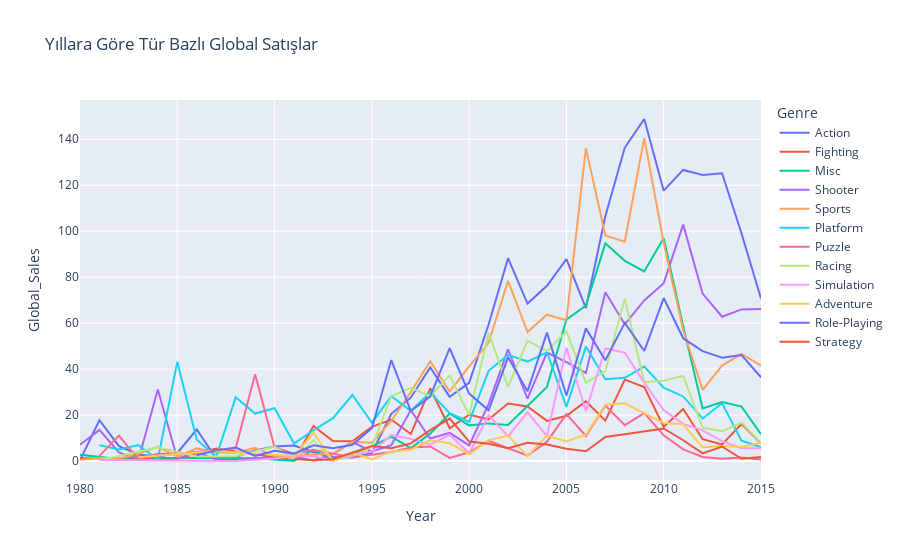

The cell this chart's notebook holds for it:
### Code cell
genre_year_sales = df1.groupby(["Year","Genre"])["Global_Sales"].sum().reset_index()

fig = px.line(genre_year_sales, x="Year", y="Global_Sales", color="Genre",
              title="Yıllara Göre Tür Bazlı Global Satışlar")
fig.show()

### Figure 1 — Plotly figure (JSON) as saved in the notebook; plotly's stock layout.template omitted (floating-point values rounded to 4 significant figures)
{"data": [{"hovertemplate": "Genre=Action<br>Year=%{x}<br>Global_Sales=%{y}<extra></extra>", "legendgroup": "Action", "line": {"color": "#636efa", "dash": "solid"}, "marker": {"symbol": "circle"}, "mode": "lines", "name": "Action", "orientation": "v", "showlegend": true, "type": "scatter", "x": [1980, 1981, 1982, 1983, 1984, 1985, 1986, 1987, 1988, 1989, 1990, 1991, 1992, 1993, 1994, 1995, 1996, 1997, 1998, 1999, 2000, 2001, 2002, 2003, 2004, 2005, 2006, 2007, 2008, 2009, 2010, 2011, 2012, 2013, 2014, 2015], "xaxis": "x", "y": [0.34, 17.79, 6.52, 2.86, 1.85, 3.52, 13.74, 1.12, 1.75, 4.64, 6.39, 6.76, 3.83, 1.81, 1.55, 3.57, 20.58, 27.58, 40.75, 27.92, 34.04, 59.39, 88.27, 68.52, 76.26, 87.84, 66.58, 106.5, 136.4, 148.8, 117.6, 126.7, 124.5, 125.2, 99.02, 70.7], "yaxis": "y"}, {"hovertemplate": "Genre=Fighting<br>Year=%{x}<br>Global_Sales=%{y}<extra></extra>", "legendgroup": "Fighting", "line": {"color": "#EF553B", "dash": "solid"}, "marker": {"symbol": "circle"}, "mode": "lines", "name": "Fighting", "orientation": "v", "showlegend": true, "type": "scatter", "x": [1980, 1985, 1987, 1991, 1992, 1993, 1994, 1995, 1996, 1997, 1998, 1999, 2000, 2001, 2002, 2003, 2004, 2005, 2006, 2007, 2008, 2009, 2010, 2011, 2012, 2013, 2014, 2015], "xaxis": "x", "y": [1.24, 1.05, 5.42, 0.39, 15.25, 8.75, 8.6, 14.85, 18.06, 11.76, 31.66, 14.26, 20.22, 18.12, 25.02, 23.73, 17.5, 19.72, 25.96, 17.61, 35.42, 32.24, 14.89, 22.68, 9.51, 7.21, 16.15, 7.78], "yaxis": "y"}, {"hovertemplate": "Genre=Misc<br>Year=%{x}<br>Global_Sales=%{y}<extra></extra>", "legendgroup": "Misc", "line": {"color": "#00cc96", "dash": "solid"}, "marker": {"symbol": "circle"}, "mode": "lines", "name": "Misc", "orientation": "v", "showlegend": true, "type": "scatter", "x": [1980, 1982, 1983, 1984, 1989, 1991, 1992, 1993, 1994, 1995, 1996, 1997, 1998, 1999, 2000, 2001, 2002, 2003, 2004, 2005, 2006, 2007, 2008, 2009, 2010, 2011, 2012, 2013, 2014, 2015], "xaxis": "x", "y": [2.71, 0.87, 2.14, 1.45, 1.28, 0.08, 4.94, 0.3, 2.86, 6.4, 10.68, 5.69, 11.94, 20.65, 15.54, 16.4, 15.67, 23.82, 32.23, 61.52, 67.61, 94.72, 87.12, 82.51, 97.01, 58.71, 22.92, 25.65, 23.68, 11.69], "yaxis": "y"}, {"hovertemplate": "Genre=Shooter<br>Year=%{x}<br>Global_Sales=%{y}<extra></extra>", "legendgroup": "Shooter", "line": {"color": "#ab63fa", "dash": "solid"}, "marker": {"symbol": "circle"}, "mode": "lines", "name": "Shooter", "orientation": "v", "showlegend": true, "type": "scatter", "x": [1980, 1981, 1982, 1983, 1984, 1985, 1986, 1987, 1988, 1989, 1991, 1992, 1993, 1994, 1995, 1996, 1997, 1998, 1999, 2000, 2001, 2002, 2003, 2004, 2005, 2006, 2007, 2008, 2009, 2010, 2011, 2012, 2013, 2014, 2015], "xaxis": "x", "y": [7.07, 13.55, 3.79, 0.48, 31.1, 1, 3.89, 0.71, 0.51, 1.2, 2, 0.29, 3.08, 8.3, 4.15, 6.91, 22.17, 9.8, 12.25, 6.81, 24.77, 48.58, 27.14, 47.24, 43.03, 38.37, 73.47, 59.51, 69.89, 77.41, 102.9, 72.86, 62.8, 66, 66.15], "yaxis": "y"}, {"hovertemplate": "Genre=Sports<br>Year=%{x}<br>Global_Sales=%{y}<extra></extra>", "legendgroup": "Sports", "line": {"color": "#FFA15A", "dash": "solid"}, "marker": {"symbol": "circle"}, "mode": "lines", "name": "Sports", "orientation": "v", "showlegend": true, "type": "scatter", "x": [1980, 1981, 1982, 1983, 1984, 1985, 1986, 1987, 1988, 1989, 1990, 1991, 1992, 1993, 1994, 1995, 1996, 1997, 1998, 1999, 2000, 2001, 2002, 2003, 2004, 2005, 2006, 2007, 2008, 2009, 2010, 2011, 2012, 2013, 2014, 2015], "xaxis": "x", "y": [0.49, 1.45, 1.05, 3.2, 6.18, 1.96, 5.57, 3.72, 3.6, 5.72, 2.11, 2.41, 2.95, 3.18, 8.39, 7.98, 17.45, 30.02, 43.45, 30.29, 41.19, 51.43, 78.41, 56.11, 63.68, 61.33, 136.2, 98.2, 95.46, 140.6, 94.87, 57.01, 30.93, 41.55, 46.66, 41.54], "yaxis": "y"}, {"hovertemplate": "Genre=Platform<br>Year=%{x}<br>Global_Sales=%{y}<extra></extra>", "legendgroup": "Platform", "line": {"color": "#19d3f3", "dash": "solid"}, "marker": {"symbol": "circle"}, "mode": "lines", "name": "Platform", "orientation": "v", "showlegend": true, "type": "scatter", "x": [1981, 1982, 1983, 1984, 1985, 1986, 1987, 1988, 1989, 1990, 1991, 1992, 1993, 1994, 1995, 1996, 1997, 1998, 1999, 2000, 2001, 2002, 2003, 2004, 2005, 2006, 2007, 2008, 2009, 2010, 2011, 2012, 2013, 2014, 2015], "xaxis": "x", "y": [6.93, 5.03, 6.93, 0.69, 43.17, 9.39, 1.74, 27.73, 20.66, 22.97, 7.64, 13.42, 18.67, 28.74, 16.69, 28.23, 21.85, 29.88, 20.82, 17.09, 39.28, 46.19, 43.29, 47.34, 23.56, 49.8, 35.62, 36.24, 41.09, 31.9, 28.11, 18.55, 25.12, 8.89, 6.05], "yaxis": "y"}, {"hovertemplate": "Genre=Puzzle<br>Year=%{x}<br>Global_Sales=%{y}<extra></extra>", "legendgroup": "Puzzle", "line": {"color": "#FF6692", "dash": "solid"}, "marker": {"symbol": "circle"}, "mode": "lines", "name": "Puzzle", "orientation": "v", "showlegend": true, "type": "scatter", "x": [1981, 1982, 1983, 1984, 1985, 1988, 1989, 1990, 1991, 1992, 1993, 1994, 1995, 1996, 1997, 1998, 1999, 2000, 2001, 2002, 2003, 2004, 2005, 2006, 2007, 2008, 2009, 2010, 2011, 2012, 2013, 2014, 2015], "xaxis": "x", "y": [2.24, 11.06, 0.78, 3.14, 3.21, 5.58, 37.75, 6, 3.24, 4.84, 3.17, 1.53, 2.71, 3.91, 5.89, 6.34, 1.36, 3.82, 8.83, 5.47, 2.42, 8.43, 20.45, 10.9, 24.14, 15.63, 20.87, 11.18, 5.11, 1.76, 0.99, 1.5, 0.7], "yaxis": "y"}, {"hovertemplate": "Genre=Racing<br>Year=%{x}<br>Global_Sales=%{y}<extra></extra>", "legendgroup": "Racing", "line": {"color": "#B6E880", "dash": "solid"}, "marker": {"symbol": "circle"}, "mode": "lines", "name": "Racing", "orientation": "v", "showlegend": true, "type": "scatter", "x": [1981, 1982, 1984, 1986, 1988, 1990, 1991, 1992, 1993, 1994, 1995, 1996, 1997, 1998, 1999, 2000, 2001, 2002, 2003, 2004, 2005, 2006, 2007, 2008, 2009, 2010, 2011, 2012, 2013, 2014, 2015], "xaxis": "x", "y": [0.48, 2.16, 5.95, 1.96, 2.14, 6.26, 1.14, 9.04, 0.36, 2.19, 6.09, 28.24, 31.91, 28.2, 37.27, 19.99, 55.81, 32.27, 52.36, 47.86, 56.42, 34.09, 39.17, 70.66, 34.29, 34.93, 37.05, 14.46, 13.04, 16.69, 7.92], "yaxis": "y"}, {"hovertemplate": "Genre=Simulation<br>Year=%{x}<br>Global_Sales=%{y}<extra></extra>", "legendgroup": "Simulation", "line": {"color": "#FF97FF", "dash": "solid"}, "marker": {"symbol": "circle"}, "mode": "lines", "name": "Simulation", "orientation": "v", "showlegend": true, "type": "scatter", "x": [1981, 1985, 1988, 1990, 1991, 1992, 1993, 1994, 1995, 1996, 1997, 1998, 1999, 2000, 2001, 2002, 2003, 2004, 2005, 2006, 2007, 2008, 2009, 2010, 2011, 2012, 2013, 2014, 2015], "xaxis": "x", "y": [0.45, 0.03, 0.03, 1.14, 2.14, 2.14, 0.19, 2.73, 4.18, 11.33, 9.65, 7.11, 11.44, 3.38, 19.94, 10.81, 21.21, 10.85, 49.27, 21.77, 48.97, 47.14, 34.06, 22.15, 16.19, 13.38, 8.67, 5.55, 5.62], "yaxis": "y"}, {"hovertemplate": "Genre=Adventure<br>Year=%{x}<br>Global_Sales=%{y}<extra></extra>", "legendgroup": "Adventure", "line": {"color": "#FECB52", "dash": "solid"}, "marker": {"symbol": "circle"}, "mode": "lines", "name": "Adventure", "orientation": "v", "showlegend": true, "type": "scatter", "x": [1983, 1987, 1991, 1992, 1993, 1994, 1995, 1996, 1997, 1998, 1999, 2000, 2001, 2002, 2003, 2004, 2005, 2006, 2007, 2008, 2009, 2010, 2011, 2012, 2013, 2014, 2015], "xaxis": "x", "y": [1.7, 4.38, 2.24, 12.24, 0.07, 3.74, 0.72, 4.19, 4.96, 9.05, 7.8, 2.98, 9.12, 11.05, 2.14, 11.09, 8.53, 11.47, 24.47, 25.16, 20.78, 16.57, 16.01, 5.99, 6.61, 6.14, 8.03], "yaxis": "y"}, {"hovertemplate": "Genre=Role-Playing<br>Year=%{x}<br>Global_Sales=%{y}<extra></extra>", "legendgroup": "Role-Playing", "line": {"color": "#636efa", "dash": "solid"}, "marker": {"symbol": "circle"}, "mode": "lines", "name": "Role-Playing", "orientation": "v", "showlegend": true, "type": "scatter", "x": [1986, 1987, 1988, 1989, 1990, 1991, 1992, 1993, 1994, 1995, 1996, 1997, 1998, 1999, 2000, 2001, 2002, 2003, 2004, 2005, 2006, 2007, 2008, 2009, 2010, 2011, 2012, 2013, 2014, 2015], "xaxis": "x", "y": [2.52, 4.65, 5.88, 2.2, 4.52, 3.25, 6.86, 5.59, 7.11, 14.26, 43.96, 21.79, 28.09, 49.09, 29.36, 22.06, 45.13, 30.4, 55.9, 28.55, 57.73, 43.89, 60.12, 47.9, 70.93, 53.41, 47.81, 45.01, 46.16, 36.44], "yaxis": "y"}, {"hovertemplate": "Genre=Strategy<br>Year=%{x}<br>Global_Sales=%{y}<extra></extra>", "legendgroup": "Strategy", "line": {"color": "#EF553B", "dash": "solid"}, "marker": {"symbol": "circle"}, "mode": "lines", "name": "Strategy", "orientation": "v", "showlegend": true, "type": "scatter", "x": [1991, 1992, 1993, 1994, 1995, 1996, 1997, 1998, 1999, 2000, 2001, 2002, 2003, 2004, 2005, 2006, 2007, 2008, 2009, 2010, 2011, 2012, 2013, 2014, 2015], "xaxis": "x", "y": [0.94, 0.36, 0.81, 3.56, 6.51, 5.61, 7.71, 13.47, 18.46, 8.5, 7.55, 5.56, 7.99, 7.19, 5.37, 4.27, 10.52, 11.69, 12.82, 14.2, 9.06, 3.33, 6.33, 0.99, 1.82], "yaxis": "y"}], "layout": {"legend": {"title": {"text": "Genre"}, "tracegroupgap": 0}, "title": {"text": "Yıllara Göre Tür Bazlı Global Satışlar"}, "xaxis": {"anchor": "y", "domain": [0, 1], "title": {"text": "Year"}}, "yaxis": {"anchor": "x", "domain": [0, 1], "title": {"text": "Global_Sales"}}}}
